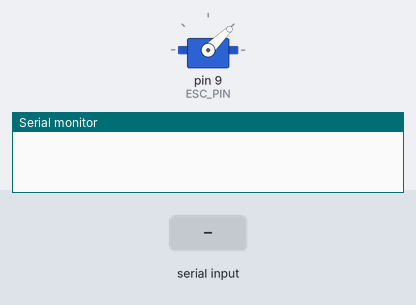
A program run on a simulated Arduino Mega 2560, built with avr-gcc and run on an emulated ATmega2560. Parts: servo, the last lines printed to the serial monitor. Inputs (shaded band) come from the test bench.

Above: at 1.2 s.
1.3 s: "90,45\n" received over Serial
At 2.5 s:
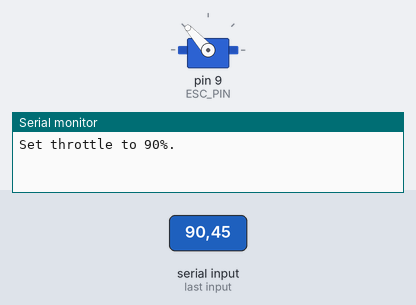
2.8 s: "30,150\n" received over Serial
At 3.6 s:
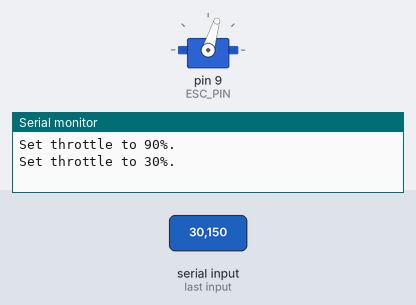
4.3 s: "0\n" received over Serial
At 4.7 s:
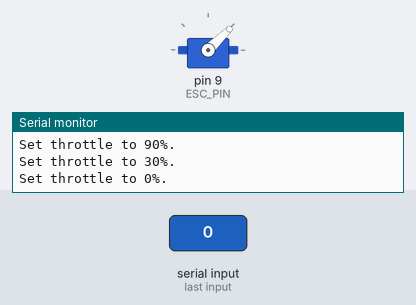
5.8 s: "90\n" received over Serial
At 7.1 s:
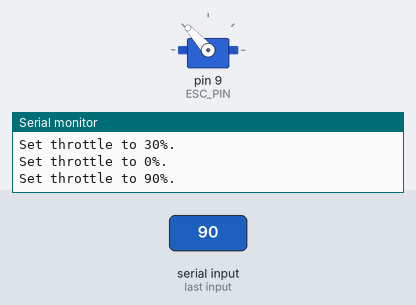
Timing chart, 0 to 8.3 s (numbered marks = the images above; inputs shaded):
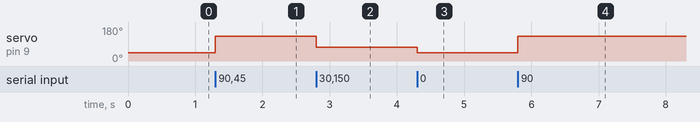

Measured:
- after the input at 1.3 s, servo on pin 9 (ESC_PIN): 44° → 132° at once
- after the input at 2.8 s, servo on pin 9 (ESC_PIN): 132° → 73° at once
- after the input at 4.3 s, servo on pin 9 (ESC_PIN): 73° → 44° at once
- after the input at 5.8 s, servo on pin 9 (ESC_PIN): 44° → 132° at once

The program:

main.cpp
```cpp
// Include libraries necessary to run.
#include <Arduino.h>
#include <Servo.h>

// Define error cases.
enum class Error {
  NO_ERROR,
  NO_NUMBER,
  OUT_OF_RANGE
};

// Forward declare functions.
Error convert_input_to_number(String string_in, int& pct_throttle_out);
inline int percent_to_microseconds(const int percent);

// Define ESC "servo" globally so it can be used in both setup and loop.
Servo esc;
const uint8_t ESC_PIN = 9;

// Allocate a buffer
String buf;

// put your setup code here, to run once:
void setup() {
  // Open up serial with computer
  Serial.begin(SERIAL_BAUD_RATE);

  // Start ESC control.
  esc.attach(ESC_PIN);

  // Initialize to zero throttle
  esc.writeMicroseconds(percent_to_microseconds(0));

  // Allocate space to the string buffer.
  buf.reserve(20);
}


// put your main code here, to run repeatedly:
void loop() {
  // Read serial input if available.
  if (Serial.available() > 0) {
    // Read a line of input into buf (stop at newline);
    buf = Serial.readStringUntil('\n');

    int pct_throttle;
    Error err = convert_input_to_number(buf, pct_throttle);

    // If no error detected during string conversion then write out to the servo.
    if (err == Error::NO_ERROR) {
      esc.writeMicroseconds(percent_to_microseconds(pct_throttle));
    }
  }
}

// Serial input read/checking function
Error convert_input_to_number(const String string_in, int& pct_throttle_out)
{
  // Save initial throttle setting in case an out-of-bounds input given.
  const auto prev_pct_throttle = pct_throttle_out;

  // Read the throttle setting from the string. If no number detected, returns 0.
  pct_throttle_out = string_in.toInt();

  // If it's set to zero AND the string doesn't start with 0, then non-number sent.
  if (pct_throttle_out == 0 && !string_in.startsWith("0")) {
    Serial.println("No number read! Killing throttle.");
    pct_throttle_out = 0;
    return Error::NO_NUMBER;
  }
  // If below 0% or over 100%, invalid setting.
  else if (pct_throttle_out < 0 || pct_throttle_out > 100) {
    Serial.println("Please enter a number between 0 and 100.");
    pct_throttle_out = prev_pct_throttle; // Restore original input.
    return Error::OUT_OF_RANGE;
  }
  // Otherwise fine.
  else {
    Serial.print("Set throttle to ");
    Serial.print(pct_throttle_out);
    Serial.println("%.");
    return Error::NO_ERROR;
  }
}

// Function to convert percent throttle commands to PWM commands
inline int percent_to_microseconds(const int percent) {
  return map(percent, 0, 100, 1000, 2000);
}
```
